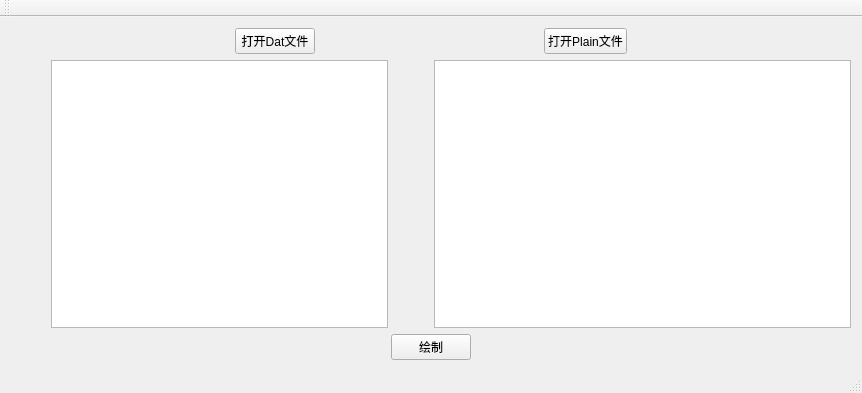
<?xml version="1.0" encoding="UTF-8"?>
<ui version="4.0">
 <class>MainWindow</class>
 <widget class="QMainWindow" name="MainWindow">
  <property name="geometry">
   <rect>
    <x>0</x>
    <y>0</y>
    <width>862</width>
    <height>393</height>
   </rect>
  </property>
  <property name="windowTitle">
   <string>MainWindow</string>
  </property>
  <widget class="QWidget" name="centralWidget">
   <layout class="QVBoxLayout" name="verticalLayout">
    <item>
     <layout class="QHBoxLayout" name="horizontalLayout_2">
      <item>
       <spacer name="horizontalSpacer_4">
        <property name="orientation">
         <enum>Qt::Horizontal</enum>
        </property>
        <property name="sizeHint" stdset="0">
         <size>
          <width>40</width>
          <height>20</height>
         </size>
        </property>
       </spacer>
      </item>
      <item>
       <widget class="QPushButton" name="pushButton">
        <property name="text">
         <string>打开Dat文件</string>
        </property>
       </widget>
      </item>
      <item>
       <spacer name="horizontalSpacer_3">
        <property name="orientation">
         <enum>Qt::Horizontal</enum>
        </property>
        <property name="sizeHint" stdset="0">
         <size>
          <width>40</width>
          <height>20</height>
         </size>
        </property>
       </spacer>
      </item>
      <item>
       <widget class="QPushButton" name="openPlain">
        <property name="text">
         <string>打开Plain文件</string>
        </property>
       </widget>
      </item>
      <item>
       <spacer name="horizontalSpacer_5">
        <property name="orientation">
         <enum>Qt::Horizontal</enum>
        </property>
        <property name="sizeHint" stdset="0">
         <size>
          <width>40</width>
          <height>20</height>
         </size>
        </property>
       </spacer>
      </item>
     </layout>
    </item>
    <item>
     <layout class="QHBoxLayout" name="horizontalLayout_4">
      <item>
       <layout class="QHBoxLayout" name="horizontalLayout">
        <item>
         <spacer name="horizontalSpacer">
          <property name="orientation">
           <enum>Qt::Horizontal</enum>
          </property>
          <property name="sizeType">
           <enum>QSizePolicy::Ignored</enum>
          </property>
          <property name="sizeHint" stdset="0">
           <size>
            <width>40</width>
            <height>20</height>
           </size>
          </property>
         </spacer>
        </item>
        <item>
         <widget class="QTextBrowser" name="gvfiletext"/>
        </item>
        <item>
         <spacer name="horizontalSpacer_2">
          <property name="orientation">
           <enum>Qt::Horizontal</enum>
          </property>
          <property name="sizeType">
           <enum>QSizePolicy::Ignored</enum>
          </property>
          <property name="sizeHint" stdset="0">
           <size>
            <width>40</width>
            <height>20</height>
           </size>
          </property>
         </spacer>
        </item>
       </layout>
      </item>
      <item>
       <widget class="QTextBrowser" name="plainfiletext"/>
      </item>
     </layout>
    </item>
    <item>
     <layout class="QHBoxLayout" name="horizontalLayout_3">
      <item>
       <spacer name="horizontalSpacer_6">
        <property name="orientation">
         <enum>Qt::Horizontal</enum>
        </property>
        <property name="sizeHint" stdset="0">
         <size>
          <width>40</width>
          <height>20</height>
         </size>
        </property>
       </spacer>
      </item>
      <item>
       <widget class="QPushButton" name="drawPetri">
        <property name="text">
         <string>绘制</string>
        </property>
       </widget>
      </item>
      <item>
       <spacer name="horizontalSpacer_7">
        <property name="orientation">
         <enum>Qt::Horizontal</enum>
        </property>
        <property name="sizeHint" stdset="0">
         <size>
          <width>40</width>
          <height>20</height>
         </size>
        </property>
       </spacer>
      </item>
     </layout>
    </item>
   </layout>
  </widget>
  <widget class="QMenuBar" name="menuBar">
   <property name="geometry">
    <rect>
     <x>0</x>
     <y>0</y>
     <width>862</width>
     <height>23</height>
    </rect>
   </property>
  </widget>
  <widget class="QToolBar" name="mainToolBar">
   <attribute name="toolBarArea">
    <enum>TopToolBarArea</enum>
   </attribute>
   <attribute name="toolBarBreak">
    <bool>false</bool>
   </attribute>
  </widget>
  <widget class="QStatusBar" name="statusBar"/>
 </widget>
 <layoutdefault spacing="6" margin="11"/>
 <resources/>
 <connections/>
</ui>
